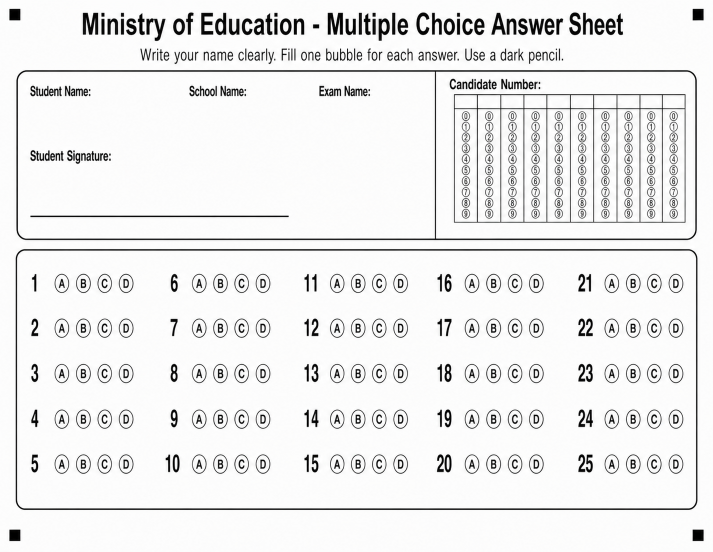
#> input picture prefill_only_package/blank_template_reference.png, 1426 x 1103 px (shown at 1/2 size)
$ python calibrate_bubbles.py
#> lines starting #> are read from the running program, lines starting #| are printed output that depends on the picture
"""Detect actual answer-bubble centres on the blank reference template.

Uses Hough circle detection on the answer-grid region to find the real
pixel positions of the 100 answer bubbles, then back-projects them into
the 666x515 OMR processing canvas so we can update both the student-fill
geometry constants AND the OMR template.json.

Run from repo root: ``python scripts/calibrate_bubbles.py``
"""
from __future__ import annotations

from pathlib import Path

import cv2
import numpy as np
from PIL import Image, ImageDraw

REPO_ROOT = Path(__file__).resolve().parent.parent
TEMPLATE_PNG = REPO_ROOT / "prefill_only_package" / "blank_template_reference.png"
OUT_DIR = REPO_ROOT / "diagnostic_output"
OUT_DIR.mkdir(exist_ok=True)

# OMR space: 666x515. Prefill canvas: 1426x1103.
OMR_W, OMR_H = 666, 515


def detect_bubbles() -> list[tuple[int, int, int]]:
    """Return (cx, cy, r) for each detected bubble on the prefill canvas."""
    img_rgb = np.array(Image.open(TEMPLATE_PNG).convert("RGB"))
#> img_rgb is the input picture: shape (1103, 1426, 3); mean R, G, B 235.8, 235.8, 235.7
    h, w = img_rgb.shape[:2]
#> h = 1103; w = 1426
    gray = cv2.cvtColor(img_rgb, cv2.COLOR_RGB2GRAY)
    # The answer grid lives in roughly the bottom half: y > 500 in 1103-tall canvas.
    # Crop to that region to keep Hough from being confused by the candidate grid.
    y_top = int(h * 0.45)
#> y_top = 496
    y_bot = int(h * 0.99)
#> y_bot = 1091
    crop = gray[y_top:y_bot, :]
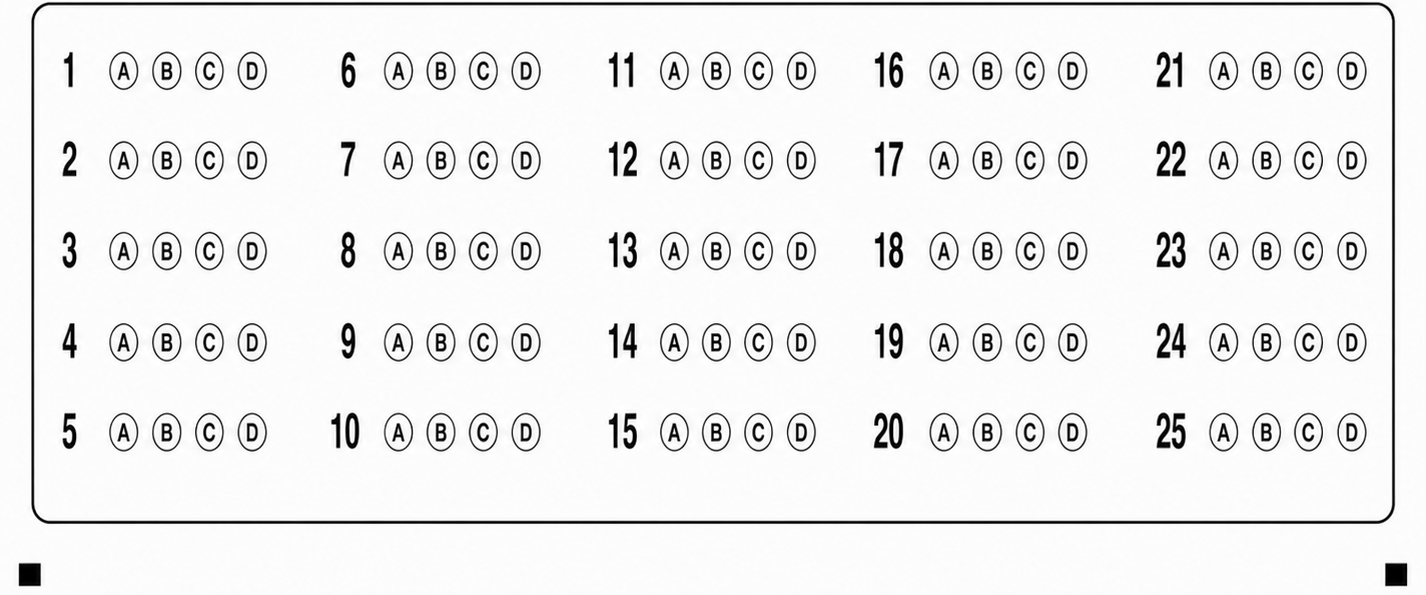
#> crop: shape (595, 1426); min 0, max 255, mean 238.6
    blurred = cv2.medianBlur(crop, 3)
    # Bubble outlines are circles ~22-26 px in diameter on the 1426 canvas.
    circles = cv2.HoughCircles(
        blurred,
        cv2.HOUGH_GRADIENT,
        dp=1,
        minDist=18,
        param1=80,
        param2=18,
        minRadius=9,
        maxRadius=15,
    )
#> circles = 101 rows, first 8: [525.5, 64.5, 13.2], [440.5, 64.5, 13.2], [440.5, 256.5, 13.2], [1029.5, 64.5, 13.2], [166.5, 256.5, 13.2], [525.5, 256.5, 13.2], [943.5, 437.5, 13.2], [1351.5, 64.5, 13.2]
    if circles is None:
        raise RuntimeError("No bubbles detected — tune Hough params.")
    detected = []
    for c in circles[0]:
        cx, cy, r = float(c[0]), float(c[1]) + y_top, float(c[2])
        detected.append((int(round(cx)), int(round(cy)), int(round(r))))
#> this loop made 101 passes
#> (c, cx, cy, r) on passes 1 to 12: ([525.5, 64.5, 13.2], 525.5, 560.5, 13.2), ([440.5, 64.5, 13.2], 440.5, 560.5, 13.2), ([440.5, 256.5, 13.2], 440.5, 752.5, 13.2), ([1029.5, 64.5, 13.2], 1029.5, 560.5, 13.2), ([166.5, 256.5, 13.2], 166.5, 752.5, 13.2), ([525.5, 256.5, 13.2], 525.5, 752.5, 13.2), ([943.5, 437.5, 13.2], 943.5, 933.5, 13.2), ([1351.5, 64.5, 13.2], 1351.5, 560.5, 13.2), ([440.5, 347.5, 13.2], 440.5, 843.5, 13.2), ([943.5, 244.5, 13.2], 943.5, 740.5, 13.2), ([1029.5, 256.5, 13.2], 1029.5, 752.5, 13.2), ([440.5, 425.5, 13.2], 440.5, 921.5, 13.2)
#> after the loop, detected = 101 items, first 6: (526, 560, 13), (440, 560, 13), (440, 752, 13), (1030, 560, 13), (166, 752, 13), (526, 752, 13)
    return detected


# Approximate x windows for the 5 horizontal answer blocks on the 1426-wide
# canvas. These come from the existing (off) OMR template ranges plus a
# generous pad, used only to bucket detections per block.
_BLOCK_X_WINDOWS_PREFILL = [
    (90, 290),    # q1-q5
    (370, 570),   # q6-q10
    (640, 850),   # q11-q15
    (910, 1120),  # q16-q20
    (1170, 1380), # q21-q25
]


def cluster_into_grid(detected: list[tuple[int, int, int]]) -> list[list[tuple[int, int, int]]]:
    """Cluster detections into per-question groups by horizontal block.

    Returns a list ordered by question 1..25, each containing 4 (cx, cy, r)
    tuples for options A, B, C, D.

    Approach: for each of the 5 horizontal blocks, take the detections that
    fall in its x window. Sort by y, then merge near-duplicates (same row),
    cluster into 5 rows of 4 bubbles. Robust against per-row jitter.
    """
    questions: list[list[tuple[int, int, int]]] = []
    block_diagnostics: list[str] = []
    for block_idx, (xmin, xmax) in enumerate(_BLOCK_X_WINDOWS_PREFILL):
        block = [b for b in detected if xmin <= b[0] <= xmax]
        # Sort by y so row clustering is straightforward.
        block.sort(key=lambda b: (b[1], b[0]))
        # Greedy row clustering with a y-tolerance of 20 px (rows are ~88 px
        # apart so this comfortably separates them while tolerating jitter).
        rows: list[list[tuple[int, int, int]]] = []
        for b in block:
            placed = False
            for row in rows:
                if abs(row[0][1] - b[1]) <= 20:
                    row.append(b)
                    placed = True
                    break
            if not placed:
                rows.append([b])
        # Sort each row by x and prune duplicates (same x within 15 px).
        cleaned: list[list[tuple[int, int, int]]] = []
        for row in rows:
            row.sort(key=lambda b: b[0])
            deduped: list[tuple[int, int, int]] = []
            for b in row:
                if deduped and (b[0] - deduped[-1][0]) < 15:
                    if b[2] > deduped[-1][2]:
                        deduped[-1] = b
                    continue
                deduped.append(b)
            cleaned.append(deduped)
        # Keep only the top 5 rows that have exactly 4 bubbles (a complete
        # question). Reject rows with extra bubbles by trimming furthest
        # outliers from the median x positions.
        complete_rows: list[list[tuple[int, int, int]]] = []
        for row in cleaned:
            if len(row) == 4:
                complete_rows.append(row)
                continue
            if len(row) > 4:
                while len(row) > 4:
                    xs = [b[0] for b in row]
                    mean_x = sum(xs) / len(xs)
                    worst = max(range(len(row)), key=lambda i: abs(row[i][0] - mean_x))
                    row.pop(worst)
                complete_rows.append(row)
        complete_rows.sort(key=lambda r: r[0][1])
        block_diagnostics.append(
            f"block {block_idx+1}: detected_in_window={len(block)} -> "
            f"rows={len(rows)} complete={len(complete_rows)}"
        )
        if len(complete_rows) < 5:
            raise RuntimeError(
                f"Block {block_idx+1}: got only {len(complete_rows)} complete rows "
                f"out of 5. Diagnostics:\n  " + "\n  ".join(block_diagnostics)
            )
        for row in complete_rows[:5]:
            questions.append(row)
    print("Cluster diagnostics:")
    for d in block_diagnostics:
        print(f"  {d}")
    return questions


def overlay_detections(detected: list[tuple[int, int, int]]) -> None:
    img = Image.open(TEMPLATE_PNG).convert("RGB")
    draw = ImageDraw.Draw(img)
    for cx, cy, r in detected:
        draw.ellipse((cx - r, cy - r, cx + r, cy + r), outline=(0, 200, 0), width=2)
        draw.line([(cx - 2, cy), (cx + 2, cy)], fill=(255, 0, 0), width=1)
        draw.line([(cx, cy - 2), (cx, cy + 2)], fill=(255, 0, 0), width=1)
    out = OUT_DIR / "detected_bubbles.png"
    img.save(out)
    print(f"Saved detections overlay -> {out}")


def project_to_omr(cx_prefill: int, cy_prefill: int, prefill_w: int, prefill_h: int) -> tuple[float, float]:
    """Convert prefill-canvas pixel to OMR (666x515) pixel via proportional scale.

    This assumes ArUco markers at the same relative corner positions on both
    canvases, which is how the prefill template is designed.
    """
    return cx_prefill * OMR_W / prefill_w, cy_prefill * OMR_H / prefill_h


def emit_constants(
    questions: list[list[tuple[int, int, int]]],
    prefill_w: int,
    prefill_h: int,
) -> list[tuple[float, float, float, float, int]]:
    """Print + return the proposed _ANSWER_BLOCKS for both code & template.

    For each block, derives:
      - origin = (mean A-bubble x across 5 rows, top-row mean y)
      - bubblesGap = median horizontal step between A→B→C→D
      - labelsGap = median vertical step between successive rows
    All in OMR (666x515) space.
    """
    print("\n--- proposed _ANSWER_BLOCKS (OMR space, regularised) ---")
    blocks: list[tuple[float, float, float, float, int]] = []
    for block_idx in range(5):
        first_q_idx = block_idx * 5
        block_qs = questions[first_q_idx:first_q_idx + 5]
        row_ys = [sum(b[1] for b in row) / 4.0 for row in block_qs]
        col_xs = [
            sum(row[col][0] for row in block_qs) / 5.0
            for col in range(4)
        ]
        ox_p = col_xs[0]
        oy_p = row_ys[0]
        bubble_gaps_p = [col_xs[i + 1] - col_xs[i] for i in range(3)]
        bubbles_gap_p = sum(bubble_gaps_p) / len(bubble_gaps_p)
        label_gaps_p = [row_ys[i + 1] - row_ys[i] for i in range(4)]
        labels_gap_p = sum(label_gaps_p) / len(label_gaps_p)
        ox_omr, oy_omr = project_to_omr(ox_p, oy_p, prefill_w, prefill_h)
        bubbles_gap_omr = bubbles_gap_p * OMR_W / prefill_w
        labels_gap_omr = labels_gap_p * OMR_H / prefill_h
        first_q = first_q_idx + 1
        blocks.append((ox_omr, oy_omr, bubbles_gap_omr, labels_gap_omr, first_q))
        print(
            f"    ({ox_omr:6.2f}, {oy_omr:6.2f}, {bubbles_gap_omr:5.2f}, "
            f"{labels_gap_omr:5.2f}, {first_q:2d}),  # q{first_q}-q{first_q+4} "
            f"[row_ys={[f'{y:.0f}' for y in row_ys]}]"
        )
    print("\n--- OMR template fieldBlocks (CENTER coords) ---")
    print("Note: OMR template.json origin = these center coords - 5 (top-left).")
    for ox, oy, bg, lg, fq in blocks:
        print(
            f'  "q{fq:02d}block": '
            f'{{"origin": [{ox-5:.1f}, {oy-5:.1f}], '
            f'"bubblesGap": {bg:.2f}, "labelsGap": {lg:.2f}, ...}},'
        )
    return blocks


if __name__ == "__main__":
    detected = detect_bubbles()
    overlay_detections(detected)
#> the loop in overlay_detections, `for cx, cy, r in detected:` made 101 passes
#> (cx, cy, r) on passes 1 to 12: (526, 560, 13), (440, 560, 13), (440, 752, 13), (1030, 560, 13), (166, 752, 13), (526, 752, 13), (944, 934, 13), (1352, 560, 13), (440, 844, 13), (944, 740, 13), (1030, 752, 13), (440, 922, 13)
#> in overlay_detections, `img.save(out)`:
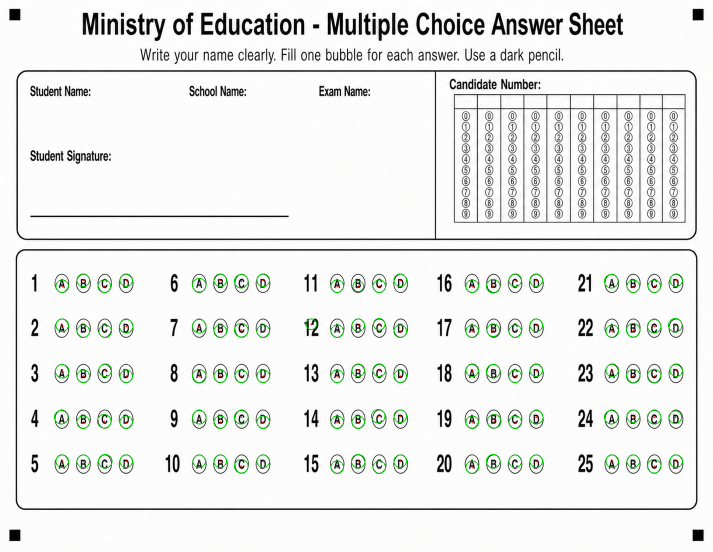
#> saved as detected_bubbles.png: PIL image 1426x1103 RGB (shown at 1/2 size); mean R, G, B 234.3, 236.2, 234.2
    questions = cluster_into_grid(detected)
#> after the loop in cluster_into_grid, `for block_idx, (xmin, xmax) in enumerate(_BLOCK_X_WINDOWS_PREFILL):`: block_diagnostics = 5 items; deduped = [(1224, 922, 13), (1266, 922, 13), (1308, 932, 14), (1352, 922, 13)]; questions = 25 items; row has the same summary as deduped
#> the loop in cluster_into_grid, `for d in block_diagnostics:` made 5 passes
#|   block 1: detected_in_window=20 -> rows=5 complete=5
#|   block 2: detected_in_window=20 -> rows=5 complete=5
#|   block 3: detected_in_window=20 -> rows=5 complete=5
#|   block 4: detected_in_window=20 -> rows=5 complete=5
#|   block 5: detected_in_window=20 -> rows=5 complete=5
#> questions = 25 items
    with Image.open(TEMPLATE_PNG) as im:
        prefill_w, prefill_h = im.size
#> prefill_w = 1426; prefill_h = 1103
    print(f"Prefill canvas: {prefill_w}x{prefill_h}")
#| Prefill canvas: 1426x1103
    print("\n--- q1-q5 detected bubble centres (prefill canvas) ---")
    for q_idx in range(5):
        cells = questions[q_idx]
        print(
            f"q{q_idx+1}: A={cells[0][:2]} B={cells[1][:2]} "
            f"C={cells[2][:2]} D={cells[3][:2]}"
        )
#> this loop made 5 passes
#| q1: A=(124, 572) B=(166, 560) C=(208, 572) D=(252, 560)
#| q2: A=(124, 650) B=(166, 662) C=(210, 662) D=(252, 652)
#| q3: A=(124, 742) B=(166, 752) C=(210, 740) D=(252, 752)
#| q4: A=(122, 834) B=(166, 844) C=(208, 842) D=(252, 844)
#| q5: A=(124, 922) B=(166, 922) C=(210, 922) D=(252, 922)
    blocks = emit_constants(questions, prefill_w, prefill_h)
#> the loop in emit_constants, `for block_idx in range(5):` made 5 passes
#> (row_ys, col_xs, ox_p, oy_p, bubble_gaps_p, bubbles_gap_p, label_gaps_p, labels_gap_p) on passes 1 to 5: ([566, 656.5, 746.5, 841, 922], [123.6, 166, 209.2, 252], 123.6, 566, [42.4, 43.2, 42.8], 42.8, [90.5, 90, 94.5, 81], 89), ([563, 659, 752, 839, 924.5], [398, 440, 482, 526], 398, 563, [42, 42, 44], 42.67, [96, 93, 87, 85.5], 90.38), ([569, 655.5, 746, 838, 928], [674, 716, 757.6, 800], 674, 569, [42, 41.6, 42.4], 42, [86.5, 90.5, 92, 90], 89.75), ([566, 658.5, 743.5, 841, 925], [944, 986.4, 1030, 1072], 944, 566, [42.4, 43.6, 42], 42.67, [92.5, 85, 97.5, 84], 89.75), ([566.5, 656, 746, 833.5, 924.5], [1223.2, 1266, 1308, 1351.2], 1223.2, 566.5, [42.8, 42, 43.2], 42.67, [89.5, 90, 87.5, 91], 89.5)
#|     ( 57.73, 264.27, 19.99, 41.55,  1),  # q1-q5 [row_ys=['566', '656', '746', '841', '922']]
#|     (185.88, 262.87, 19.93, 42.20,  6),  # q6-q10 [row_ys=['563', '659', '752', '839', '924']]
#|     (314.79, 265.67, 19.62, 41.91, 11),  # q11-q15 [row_ys=['569', '656', '746', '838', '928']]
#|     (440.89, 264.27, 19.93, 41.91, 16),  # q16-q20 [row_ys=['566', '658', '744', '841', '925']]
#|     (571.28, 264.50, 19.93, 41.79, 21),  # q21-q25 [row_ys=['566', '656', '746', '834', '924']]
#> after the loop in emit_constants, `for block_idx in range(5):`: blocks = [(57.73, 264.3, 19.99, 41.55, 1), (185.9, 262.9, 19.93, 42.2, 6), (314.8, 265.7, 19.62, 41.91, 11), (440.9, 264.3, 19.93, 41.91, 16), (571.3, 264.5, 19.93, 41.79, 21)]
#> the loop in emit_constants, `for ox, oy, bg, lg, fq in blocks:` made 5 passes
#> (printed output is left out)
    # Re-draw overlay with the REGULAR-GRID positions (what OMR will sample
    # and what student_fill will draw at) so we can visually confirm fit.
    img = Image.open(TEMPLATE_PNG).convert("RGB")
    draw = ImageDraw.Draw(img)
    for ox_omr, oy_omr, bg, lg, fq in blocks:
        for row in range(5):
            for col in range(4):
                cx_omr = ox_omr + col * bg
                cy_omr = oy_omr + row * lg
                cx_p = cx_omr * prefill_w / OMR_W
                cy_p = cy_omr * prefill_h / OMR_H
                r = 11
                draw.line([(cx_p - r, cy_p), (cx_p + r, cy_p)], fill=(0, 150, 255), width=2)
                draw.line([(cx_p, cy_p - r), (cx_p, cy_p + r)], fill=(0, 150, 255), width=2)
                draw.ellipse((cx_p - r, cy_p - r, cx_p + r, cy_p + r), outline=(0, 150, 255), width=2)
#> this loop made 5 passes
    out = OUT_DIR / "regular_grid_overlay.png"
    img.save(out)
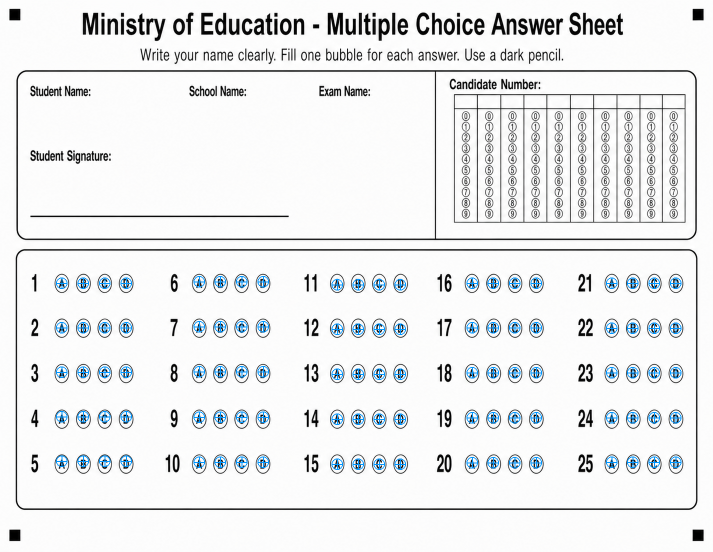
#> saved as regular_grid_overlay.png: PIL image 1426x1103 RGB (shown at 1/2 size); mean R, G, B 233.2, 235.1, 236.3
    print(f"Saved regular-grid overlay -> {out}")
